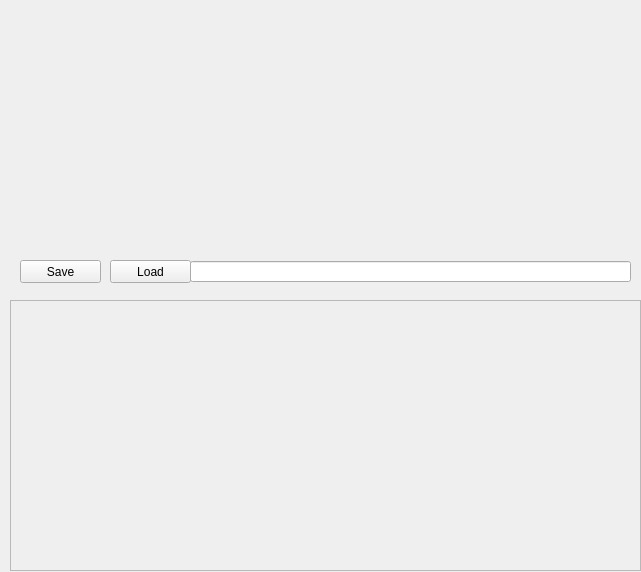
<?xml version="1.0" encoding="UTF-8"?>
<ui version="4.0">
 <class>From</class>
 <widget class="QWidget" name="From">
  <property name="geometry">
   <rect>
    <x>0</x>
    <y>0</y>
    <width>641</width>
    <height>572</height>
   </rect>
  </property>
  <property name="sizePolicy">
   <sizepolicy hsizetype="Fixed" vsizetype="Fixed">
    <horstretch>0</horstretch>
    <verstretch>0</verstretch>
   </sizepolicy>
  </property>
  <property name="minimumSize">
   <size>
    <width>300</width>
    <height>300</height>
   </size>
  </property>
  <property name="windowTitle">
   <string>JsonViwer - config.json</string>
  </property>
  <widget class="QFrame" name="frame">
   <property name="geometry">
    <rect>
     <x>10</x>
     <y>300</y>
     <width>631</width>
     <height>271</height>
    </rect>
   </property>
   <property name="styleSheet">
    <string notr="true"/>
   </property>
   <property name="frameShape">
    <enum>QFrame::StyledPanel</enum>
   </property>
   <property name="frameShadow">
    <enum>QFrame::Raised</enum>
   </property>
   <widget class="QLabel" name="label">
    <property name="geometry">
     <rect>
      <x>0</x>
      <y>-10</y>
      <width>621</width>
      <height>271</height>
     </rect>
    </property>
    <property name="styleSheet">
     <string notr="true"/>
    </property>
    <property name="text">
     <string/>
    </property>
   </widget>
   <widget class="QWidget" name="verticalLayoutWidget">
    <property name="geometry">
     <rect>
      <x>0</x>
      <y>0</y>
      <width>621</width>
      <height>261</height>
     </rect>
    </property>
    <layout class="QVBoxLayout" name="vt">
     <property name="sizeConstraint">
      <enum>QLayout::SetDefaultConstraint</enum>
     </property>
    </layout>
   </widget>
  </widget>
  <widget class="QPushButton" name="savebtw">
   <property name="geometry">
    <rect>
     <x>20</x>
     <y>260</y>
     <width>81</width>
     <height>23</height>
    </rect>
   </property>
   <property name="text">
    <string>Save</string>
   </property>
  </widget>
  <widget class="QLineEdit" name="loadPath">
   <property name="geometry">
    <rect>
     <x>190</x>
     <y>261</y>
     <width>441</width>
     <height>21</height>
    </rect>
   </property>
  </widget>
  <widget class="QPushButton" name="load">
   <property name="geometry">
    <rect>
     <x>110</x>
     <y>260</y>
     <width>81</width>
     <height>23</height>
    </rect>
   </property>
   <property name="text">
    <string>Load</string>
   </property>
  </widget>
 </widget>
 <resources/>
 <connections/>
</ui>
